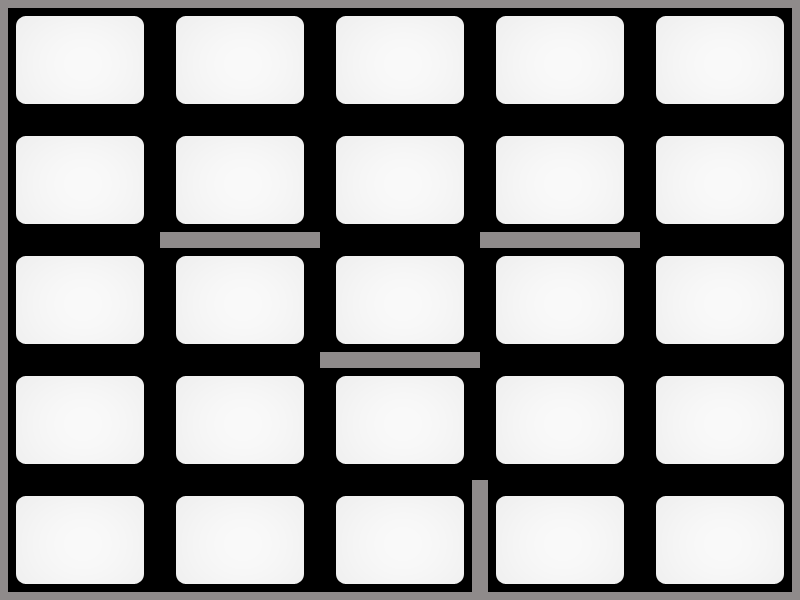

This is a level from a 2D game, rendered from its Tiled map with the project's own tilesets. A one-line summary and the map file follow, with tile-layer data summarised:
An orthogonal 5x5 tile map with 160x120 px tiles, 1 tile layer (Level3), 2 hidden layers not drawn.

<map version="1.0" orientation="orthogonal" renderorder="right-down" width="5" height="5" tilewidth="160" tileheight="120" nextobjectid="1">
 <tileset firstgid="1" name="Easy" tilewidth="160" tileheight="120" tilecount="32">
  <image source="Easy.png" width="1280" height="480" />
  <tile id="0">
   <properties>
    <property name="blockLeft" value="true" />
   </properties>
  </tile>
  <tile id="1">
   <properties>
    <property name="blockTop" value="true" />
   </properties>
  </tile>
  <tile id="2">
   <properties>
    <property name="blockLeft" value="true" />
    <property name="blockRight" value="true" />
   </properties>
  </tile>
  <tile id="3">
   <properties>
    <property name="blockLeft" value="true" />
    <property name="blockTop" value="true" />
   </properties>
  </tile>
  <tile id="4">
   <properties>
    <property name="blockRight" value="true" />
    <property name="blockTop" value="true" />
   </properties>
  </tile>
  <tile id="5">
   <properties>
    <property name="blockLeft" value="true" />
    <property name="blockRight" value="true" />
    <property name="blockTop" value="true" />
   </properties>
  </tile>
  <tile id="6">
   <properties>
    <property name="blockDown" value="true" />
    <property name="blockLeft" value="true" />
    <property name="blockTop" value="true" />
   </properties>
  </tile>
  <tile id="7">
   <properties>
    <property name="blockDown" value="true" />
    <property name="blockLeft" value="true" />
    <property name="blockRight" value="true" />
    <property name="blockTop" value="true" />
   </properties>
  </tile>
  <tile id="8">
   <properties>
    <property name="blockRight" value="true" />
   </properties>
  </tile>
  <tile id="9">
   <properties>
    <property name="blockDown" value="true" />
   </properties>
  </tile>
  <tile id="10">
   <properties>
    <property name="blockDown" value="true" />
    <property name="blockTop" value="true" />
   </properties>
  </tile>
  <tile id="11">
   <properties>
    <property name="blockDown" value="true" />
    <property name="blockLeft" value="true" />
   </properties>
  </tile>
  <tile id="12">
   <properties>
    <property name="blockDown" value="true" />
    <property name="blockRight" value="true" />
   </properties>
  </tile>
  <tile id="13">
   <properties>
    <property name="blockDown" value="true" />
    <property name="blockLeft" value="true" />
    <property name="blockRight" value="true" />
   </properties>
  </tile>
  <tile id="14">
   <properties>
    <property name="blockDown" value="true" />
    <property name="blockRight" value="true" />
    <property name="blockTop" value="true" />
   </properties>
  </tile>
  <tile id="16">
   <properties>
    <property name="blockLeft" value="true" />
   </properties>
  </tile>
  <tile id="17">
   <properties>
    <property name="blockTop" value="true" />
   </properties>
  </tile>
  <tile id="18">
   <properties>
    <property name="blockLeft" value="true" />
    <property name="blockRight" value="true" />
   </properties>
  </tile>
  <tile id="19">
   <properties>
    <property name="blockLeft" value="true" />
    <property name="blockTop" value="true" />
   </properties>
  </tile>
  <tile id="20">
   <properties>
    <property name="blockRight" value="true" />
    <property name="blockTop" value="true" />
   </properties>
  </tile>
  <tile id="21">
   <properties>
    <property name="blockLeft" value="true" />
    <property name="blockRight" value="true" />
    <property name="blockTop" value="true" />
   </properties>
  </tile>
  <tile id="22">
   <properties>
    <property name="blockDown" value="true" />
    <property name="blockLeft" value="true" />
    <property name="blockTop" value="true" />
   </properties>
  </tile>
  <tile id="23">
   <properties>
    <property name="blockDown" value="true" />
    <property name="blockLeft" value="true" />
    <property name="blockRight" value="true" />
    <property name="blockTop" value="true" />
   </properties>
  </tile>
  <tile id="24">
   <properties>
    <property name="blockRight" value="true" />
   </properties>
  </tile>
  <tile id="25">
   <properties>
    <property name="blockDown" value="true" />
   </properties>
  </tile>
  <tile id="26">
   <properties>
    <property name="blockDown" value="true" />
    <property name="blockTop" value="true" />
   </properties>
  </tile>
  <tile id="27">
   <properties>
    <property name="blockDown" value="true" />
    <property name="blockLeft" value="true" />
   </properties>
  </tile>
  <tile id="28">
   <properties>
    <property name="blockDown" value="true" />
    <property name="blockRight" value="true" />
   </properties>
  </tile>
  <tile id="29">
   <properties>
    <property name="blockDown" value="true" />
    <property name="blockLeft" value="true" />
    <property name="blockRight" value="true" />
   </properties>
  </tile>
  <tile id="30">
   <properties>
    <property name="blockDown" value="true" />
    <property name="blockLeft" value="true" />
    <property name="blockTop" value="true" />
   </properties>
  </tile>
 </tileset>
 <layer name="Level1" width="5" height="5" visible="0">
  <data>[25 cells, 25 non-empty, 10 distinct tile ids]</data>
 </layer>
 <layer name="Level2" width="5" height="5" visible="0">
  <data>[25 cells, 25 non-empty, 10 distinct tile ids]</data>
 </layer>
 <layer name="Level3" width="5" height="5">
  <data>[25 cells, 25 non-empty, 9 distinct tile ids]</data>
 </layer>
</map>
